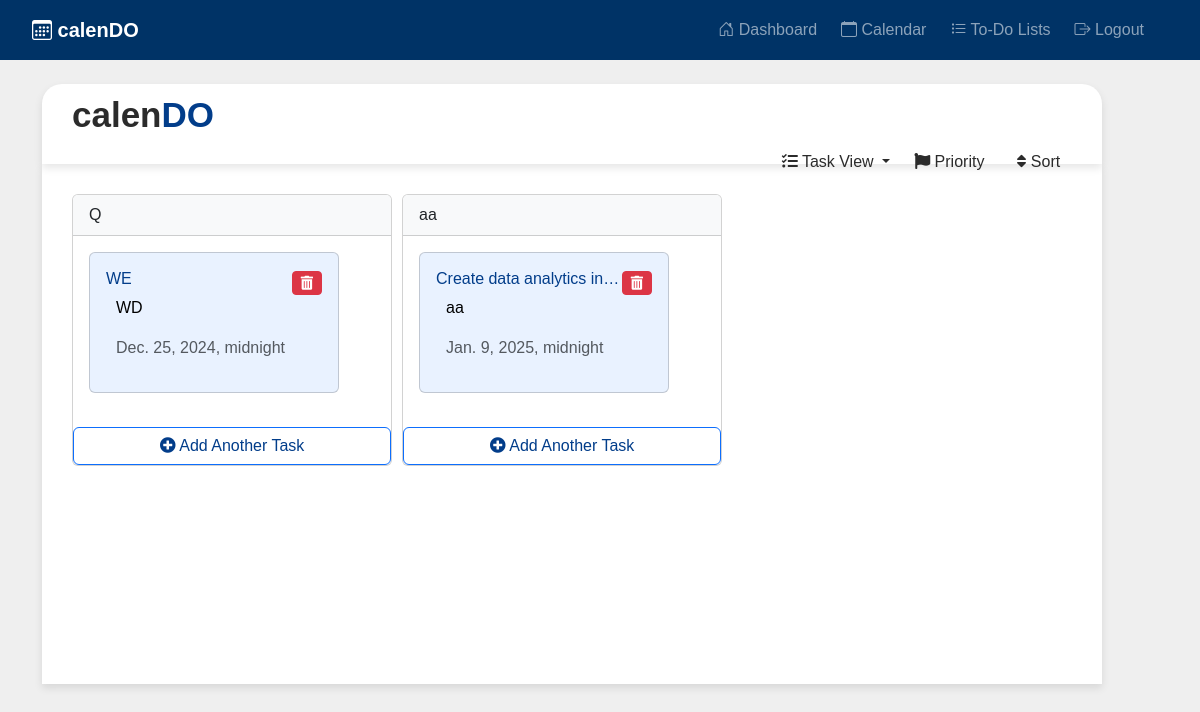
Page /todo/ (signed in) on the earlier database version.
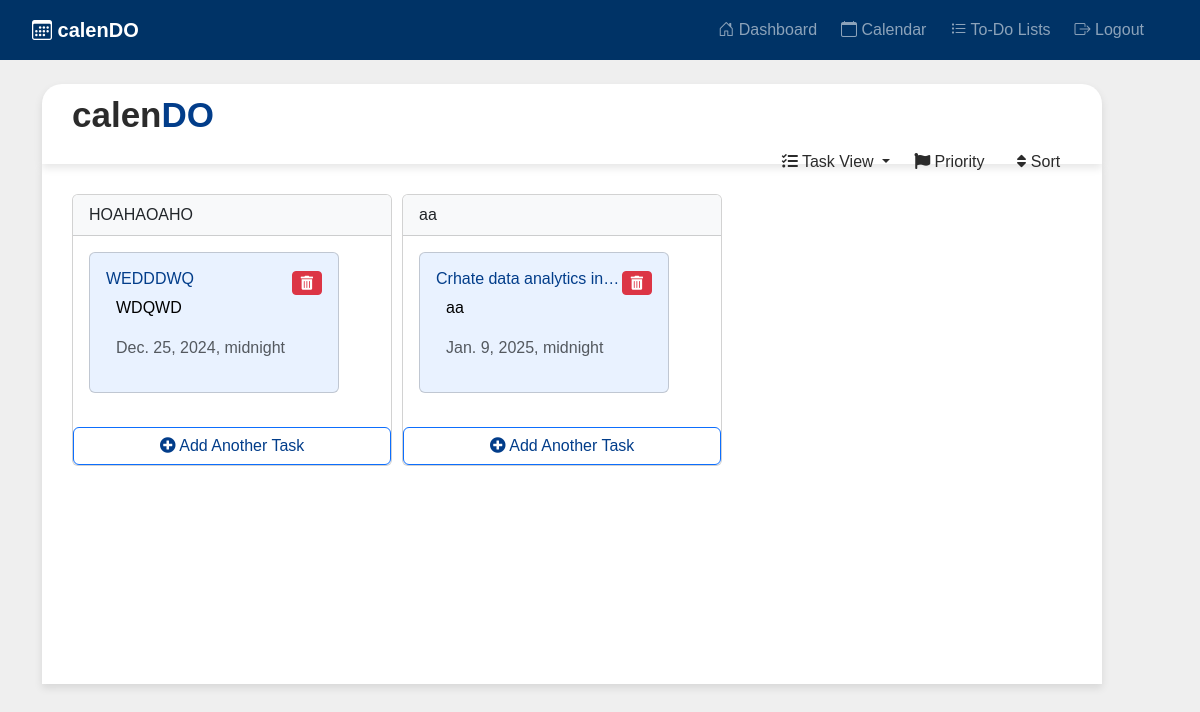
Same page on the later database version.
### calendo/models.py (models this page shows, shortened)
class Task(models.Model):
    user = models.ForeignKey(User, on_delete=models.CASCADE, null=True, blank=True)
    task_name = models.CharField(max_length=200)
    description = models.TextField(null=True, blank=True)
    status = models.BooleanField(default=False)
    section = models.CharField(max_length=200, null=True, blank=True)
    priority = models.CharField(max_length=200, null=True, blank=True)
    due_date = models.DateTimeField(null=True, blank=True)
    created = models.DateTimeField(auto_now_add=True)
    class Meta:
        ordering = ['status']

### calendo/views.py (the view)
# urls.py: path('todo/', views.todo_index, name='todo_index'),
@login_required(login_url='login')
def todo_index(request):
    tasks = Task.objects.filter(user=request.user)
    sections_and_tasks = {}
    for task in tasks:
        if task.section not in sections_and_tasks:
            sections_and_tasks[task.section] = []
        sections_and_tasks[task.section].append(task)
    return render(request, 'todo/todo-index.html', {'sections_and_tasks': sections_and_tasks})

### templates/todo/todo-index.html (shortened to what this page needs)
<head>
    <link rel="stylesheet" href="https://cdnjs.cloudflare.com/ajax/libs/font-awesome/6.0.0-beta3/css/all.min.css">
    <link rel="stylesheet" href="https://cdn.jsdelivr.net/npm/bootstrap@5.3.0-alpha1/dist/css/bootstrap.min.css">
</head>
{% extends "partials/base.html" %}
{% block content %}
<div class="container mt-4 animate__animated animate__fadeIn">
    <div class="sticky-header">
        <h1 class="text-primary calendo"><span class="calen">calen</span><span class="do">DO</span></h1>
        <div class="d-flex justify-content-end mb-1">
            <button class="btn dropdown-toggle no-border-btn" type="button" id="taskViewDropdown" data-bs-toggle="dropdown" aria-expanded="false">
                <i class="fas fa-tasks"></i> Task View
            </button>
            <button class="btn no-border-btn me-2" data-bs-toggle="modal" data-bs-target="#priorityModal">
                <i class="fas fa-flag"></i> Priority
            </button>
            <button class="btn no-border-btn" data-bs-toggle="modal" data-bs-target="#sortModal">
                <i class="fas fa-sort"></i> Sort
            </button>
        </div>
    </div>
    <div class="task-container">
        <div class="d-flex flex-row">
            {% if sections_and_tasks %}
                {% for section, tasks in sections_and_tasks.items %}
                <div class="section-container">
                    <div class="card">
                        <div class="card-header bg-light">{{ section }}</div>
                        <div class="card-body tasks-wrapper">
                            {% for task in tasks %}
                            <div class="card mb-2 task-card" data-task-id="{{ task.id }}" data-task-priority="{{ task.priority }}" data-task-due-date="{{ task.due_date }}">
                                <div class="card-body">
                                    <div class="d-flex align-items-center">
                                        <h5 class="card-title task-title">{{ task.task_name }}</h5>
                                        <button class="btn btn-danger btn-sm ms-auto delete-task-btn" data-task-id="{{ task.id }}" data-bs-toggle="modal" data-bs-target="#deleteTaskModal">
                                            <i class="fas fa-trash-alt"></i>
                                        </button>
                                    </div>
                                    <div class="task-content">
                                        <p class="card-text task-text">{{ task.description }}</p>
                                        <p class="text-muted task-date">{{ task.due_date }}</p>
                                    </div>
                                </div>
                            </div>
                            {% endfor %}
                        </div>
                        <div class="add-task-container">
                            <button class="btn btn-outline-primary w-100 add-task-btn" data-bs-toggle="modal" data-bs-target="#addTaskModal">
                                <i class="fas fa-plus-circle"></i> Add Another Task
                            </button>
                        </div>
                    </div>
                </div>
                {% endfor %}
            {% endif %}
        </div>
    </div>
</div>
{% endblock %}

Differences in the rows shown:
changed Task: section "Q" → "HOAHAOAHO"; task_name "WE" → "WEDDDWQ"; description "WD" → "WDQWD"
changed Task "aa": task_name "Create data analytics in…" → "Crhate data analytics in…"
